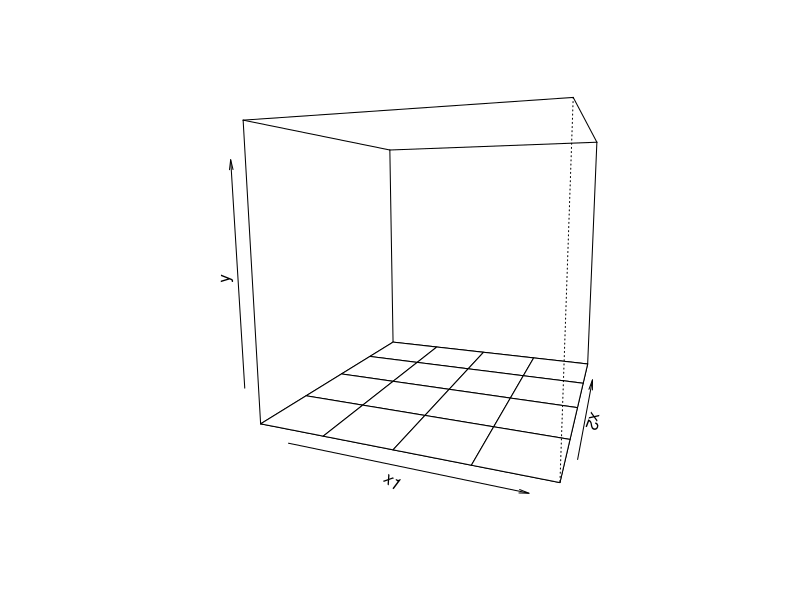

Generate this figure with R: (Note: this script raises an error after producing the figure.)
## multicollinearity-plots.R
## 3-dimensional demonstration of multicollinearity using persp
## Author: Paul Johnson
## Date: 2011-10-22

## This is a set of functions that faciliates the examination
## of multicollinearity. The "true" relationship is
##
##  y[i] = 0.2 * x1[i] + 0.2 * x2[i] + e
##
## where e is Normal(0, stde^2).  The slope coefficients
## are written into the function genCorrelatedData, the
## error standard deviation stde can be set as a user
## argument for that function.

## If you run through this whole thing, you will be
## asked by R to hit return to see the next graph
## several times.

## The main objective here is to demonstrate multicollinearity to
## regression students.


magRange <- function(x, mult = 1.25){
  xr <- range(x)
  magXr <- xr +  c(-1, 1) * (mult-1) * diff(xr)
  magXr
}

plotSeq <- function(x, length.out=length(x)){
  xr <- range(x)
  pseq <- seq(xr[1], xr[2], length.out=length.out)
  pseq
}



mcGraph1 <- function (x1, x2, y, theta=0, phi=15){
  x1range <- magRange(x1, 1.25)
  x2range <- magRange(x2, 1.25)
  yrange <- magRange(y, 1.5)
  
  zZero <- outer( plotSeq(x1range, l=5), plotSeq(x2range, l=5), function( a,b) { a*b*0 + yrange[1] } )
  
  res <- persp(x=plotSeq(x1range, l=5), y= plotSeq(x2range, l=5), z=zZero, zlim=yrange, lwd=1, xlab="x1",ylab="x2",zlab="y", theta=theta, phi=phi)
  
  yMinimum <- rep(yrange[1] , length(dx1))
  mypoints1 <- trans3d ( x1, x2, yMinimum, pmat = res )
  points( mypoints1, pch = 16, col= "blue")
}



mcGraph2 <- function(x1,x2,y, shrinky=1, theta=0, phi=15){
  x1range <- magRange(x1, 1.25)
  x2range <- magRange(x2, 1.25)
  yrange <- magRange(y, 1.5)
  
##
  zZero <- outer( plotSeq(x1range, l = 5), plotSeq(x2range, l = 5), function( a,b) { a*b*0 + yrange[1] } )

  res <- persp(x = plotSeq(x1range, l = 5), y = plotSeq(x2range, l = 5), z = zZero, zlim = yrange, lwd = 1, xlab = "x1", ylab = "x2", zlab = "y", theta = theta, phi=phi)
  
  mypoints1 <- trans3d ( x1, x2 ,yrange[1], pmat = res )
  newy <- shrinky * (y - yrange[1]) + yrange[1]
  mypoints2 <- trans3d ( x1 , x2 , newy , pmat = res )
  points( mypoints2, pch = 1, col= "blue")
  points( mypoints1, pch = 16, col=gray(0.8))
  
  mypoints2s <- trans3d ( x1, x2, (0.8)*newy, pmat =res )
  arrows ( mypoints1$x , mypoints1$y , mypoints2s$x , mypoints2s$y , col="red" , lty = 2, lwd=0.3, length=0.1)
}




mcGraph3 <- function(x1, x2, y, theta = 0, phi = 15){
  x1range <- magRange(x1, 1.25)
  x2range <- magRange(x2, 1.25)
  yrange <- magRange(y, 1.5)
  
  
  zZero <- outer( plotSeq(x1range, l = 5), plotSeq(x2range, l = 5), function( a, b) { a*b*0 + yrange[1] } )
  
  
  res <- persp(x = plotSeq(x1range, l = 5), y = plotSeq(x2range, l = 5), z = zZero, zlim = yrange, lwd = 1, xlab = "x1", ylab = "x2", zlab = "y", theta = theta, phi = phi)
  
  mypoints1 <- trans3d( x1, x2, yrange[1], pmat = res )
  
  mypoints2 <- trans3d( x1, x2, y, pmat = res )
  points( mypoints2, pch = 1, col = "blue")
  points( mypoints1, pch = 16, col = gray(0.8))
 
  m1 <- lm( y ~ x1 + x2)
  # summary (m1)
 
  x1seq <- plotSeq (x1range, length = 20)
  x2seq <- plotSeq (x2range , length = 20)
  
  zplane <- outer ( x1seq, x2seq, function(a, b) { predict(m1,
    newdata = data.frame( x1 = a, x2 = b ))} )
  
  for( i in 1:length(x1seq) ){
    lines(trans3d(x1seq[i], x2seq, zplane[i,], pmat = res), lwd = 0.3)
  }
  for( j in 1:length(x2seq) ){
    lines(trans3d(x1seq, x2seq[j], zplane[,j], pmat = res), lwd = 0.3)
  }
  
  mypoints4 <- trans3d (x1 , x2 , fitted(m1) , pmat =res )
##  points(mypoints4)
  
  mypoints2s <- trans3d ( x1, x2, y, pmat =res )
  
  arrows ( mypoints4$x , mypoints4$y , mypoints2s$x , mypoints2s$y , col = "red" , lty = 2, lwd = 0.3, length = 0.1)
  summary(m1)
}



genCorrelatedData <- function(N = 100, means = c(50,50), sds = c(10,10), rho = 0.0, stde = 1){ 
  require(MASS)
  corr.mat <- matrix(c(1,rho,rho,1), nrow = 2)
  stds.vec <- c(10,10)
  sigma <- diag(sds) %*% corr.mat %*% diag(sds)
  x.mat <-  mvrnorm(n = N, mu = means, Sigma = sigma)
  y = 0 + 0.2* x.mat[,1] + 0.2 * x.mat[,2] + stde*rnorm (100,m = 0, s = 1)
  dat <- data.frame(x.mat, y)
  names(dat) <- c("x1", "x2", "y")
  dat
}
  

##
##pdf(file="mcplots%03d.pdf", onefile=F, paper="special", height=6, width=6)

## Now we get to use those functions to create
## data and plots.


## Create data with x1 and x2 correlated at 0.10
dat <- genCorrelatedData(rho=.1, stde=10)

mcGraph1(dat$x1, dat$x2, dat$y, theta=20, phi=8)


## This will "grow" the "cloud" of points up from the
## x1-x2 axis
mcGraph2(dat$x1, dat$x2, dat$y, shrinky = 0.0, theta = 0) 
mcGraph2(dat$x1, dat$x2, dat$y, shrinky = 0.1, theta = 0) 
mcGraph2(dat$x1, dat$x2, dat$y, shrinky = 0.2, theta = 0)
mcGraph2(dat$x1, dat$x2, dat$y, shrinky = 0.3, theta = 0) 
mcGraph2(dat$x1, dat$x2, dat$y, shrinky = 0.4, theta = 0) 
mcGraph2(dat$x1, dat$x2, dat$y, shrinky = 0.5, theta = 0)
mcGraph2(dat$x1, dat$x2, dat$y, shrinky = 0.6, theta = 0) 
mcGraph2(dat$x1, dat$x2, dat$y, shrinky = 0.7, theta = 0) 
mcGraph2(dat$x1, dat$x2, dat$y, shrinky = 0.8, theta = 0)
mcGraph2(dat$x1, dat$x2, dat$y, shrinky = 0.9, theta = 0) 
mcGraph2(dat$x1, dat$x2, dat$y, shrinky = 1, theta = 0)
 

mcGraph3(dat$x1, dat$x2, dat$y, theta = 0)

dat2 <- genCorrelatedData(rho = 0, stde = 10)

mcGraph3(dat2$x1, dat2$x2, dat2$y, theta = 0, phi = 10)

mcGraph3(dat2$x1, dat2$x2, dat2$y, theta = 30, phi = 10)

mcGraph3(dat2$x1, dat2$x2, dat2$y, theta = -30, phi = 10)

mcGraph3(dat2$x1, dat2$x2, dat2$y, theta = -30, phi = -10)

mcGraph3(dat2$x1, dat2$x2, dat2$y, theta = -30, phi = -15)



## Now, back to work. Run 10 regressions with not-strongly
## correlated data
par(ask = T)

modset1 <- list()
for(i in 1:10){
  dat2 <- genCorrelatedData(rho = .1, stde = 10)
  summary(lm( y ~ x1 + x2 , data = dat2))
  modset1[[i]] <- mcGraph3(dat2$x1, dat2$x2, dat2$y, theta = 0)
}


## Fit 10 regressions with strongly correlated data
par(ask = T)

modset2 <- list()
for(i in 1:10){
  dat2 <- genCorrelatedData(rho = .981, stde = 10)
  summary(lm( y ~ x1 + x2 , data = dat2))
  modset2[[i]] <- mcGraph3(dat2$x1, dat2$x2, dat2$y, theta = 0)
}

##Compare the estimated coefficients for model sets 1 and 2
 lapply(modset1, coef)

 lapply(modset2, coef)

## Turn off the ask permission on plots
par(ask = F)

##dev.off()
